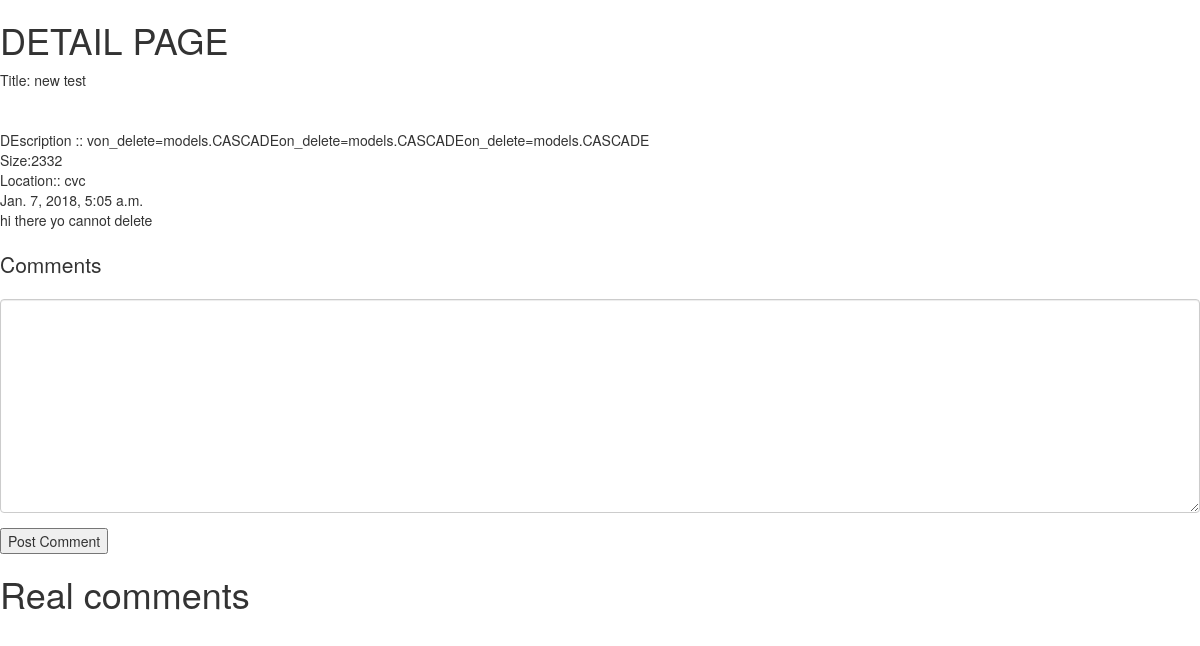
The page /new-test/ on the database its author committed.
### Main/models.py (models this page shows, shortened)
class Post(models.Model):
    owner =  models.ForeignKey(User, on_delete=models.CASCADE)
    title = models.CharField(max_length=200)
    slug      =      models.SlugField(unique=True,blank=True, null=True)
    image = models.ImageField(upload_to=upload_location)
    image_2 = models.ImageField(upload_to=upload_location)
    image_3 = models.ImageField(upload_to=upload_location,blank=True, null=True)
    description = models.TextField()
    size_of_land = models.CharField(max_length=150)
    location_details = models.CharField(max_length=300)
    price = models.CharField(max_length=150)
    features = models.TextField()
    updated = models.DateTimeField(auto_now=True, auto_now_add=False)
    timestamp = models.DateTimeField(auto_now=False, auto_now_add=True)
    class Meta:
        ordering = ["-timestamp", "-updated"]
    @property
    def comments(self):
        instance = self
        qs = Comment.objects.filter_by_instance(instance)
        return qs
    @property
    def get_content_type(self):
        instance = self
        content_type = ContentType.objects.get_for_model(instance.__class__)
        return content_type

### Main/views.py (the view, shortened to what this page needs)
# urls.py: url(r'^(?P<slug>[\w-]+)/$', post_detail, name='post_detail'),
def post_detail(request,slug=None):#   showing details
    instance = get_object_or_404(Post, slug=slug)
    initial_data = {
        "content_type":instance.get_content_type,
        "object_id":instance.id
    }
    form = CommentForm(request.POST or None, initial=initial_data)
    comments = instance.comments#Comment.objects.filter_by_instance(instance)
    context = {
        "instance": instance,
        "comments":comments,
        "comment_form":form,
    }
    template_name = 'Main/detail.html'
    return render(request,template_name, context)

### Comments/forms.py
class CommentForm(forms.Form):
    content_type = forms.CharField(widget=forms.HiddenInput)
    object_id = forms.IntegerField(widget=forms.HiddenInput)
    content = forms.CharField(label='',widget=forms.Textarea)

### Comments/models.py (called while the page is built)
    def filter_by_instance(self,instance):
        content_type = ContentType.objects.get_for_model(instance.__class__)# instance.__class__ a way to get python's class
        obj_id = instance.id
        qs = super(CommentManager,self).filter(content_type=content_type,object_id=obj_id).filter(parent=None)
        return qs

### Main/templates/Main/detail.html (shortened to what this page needs)
{% load crispy_forms_tags %}
<!DOCTYPE html>
<html lang="en">
<head>
<link rel="stylesheet" href="https://maxcdn.bootstrapcdn.com/bootstrap/3.3.7/css/bootstrap.min.css">
<link rel="stylesheet" href="https://maxcdn.bootstrapcdn.com/bootstrap/3.3.7/css/bootstrap-theme.min.css">
</head>
<body>
    <div>
            <h1>DETAIL PAGE</h1>
           Title:
            {{instance.title}} <br>
          <br>
            {{instance.location}} <br>
           DEscription :: {{instance.description}} <br>
            Size:{{instance.size_of_land}} <br>
          Location::  {{instance.location_details}} <br>
            {{instance.timestamp}}
    </div>
    {% if not request.user.is_staff or not request.user.is_superuser %}
       <p>hi there yo cannot delete</p>
       {% else %}
       <div>
           <a href="{{instance.get_edit_url }}"><button type="button">edit</button></a>
           <a href="{{instance.get_delete_url }}"><button type="button">Delete</button></a>
        </div>
    {% endif %}
<div>
   <h1> <p class="lead">Comments</p> </h1>
  <form action="" method="POST"> {% csrf_token %}
        {{comment_form|crispy }}
        <input type="submit" value="Post Comment">
  </form>
  <h1> Real comments</h1>
</div>
</body>
</html>

### rows shown on the page
Post: title "new test", description "von_delete=models.CASCADEon_delete=models.CASCADEon_delete=models.CASCADE", size_of_land "2332", location_details "cvc", timestamp "Jan. 7, 2018, 5:05 a.m."
